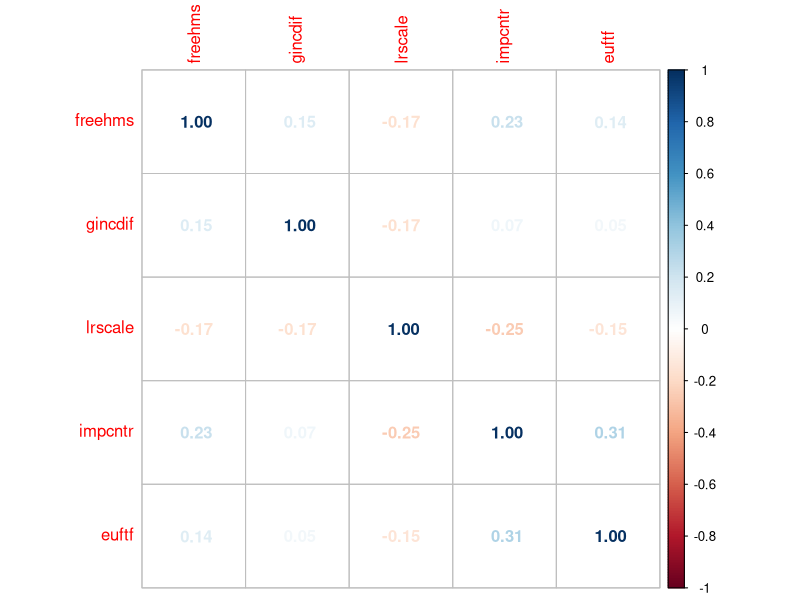
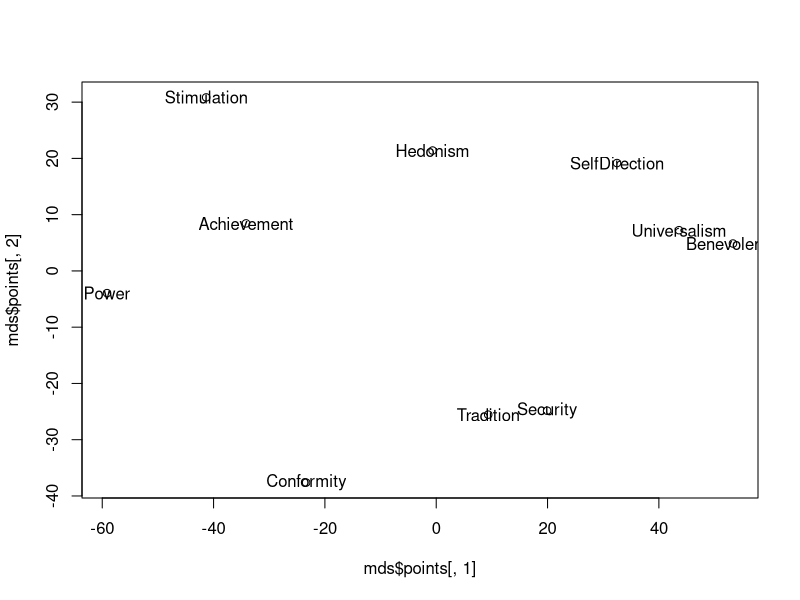
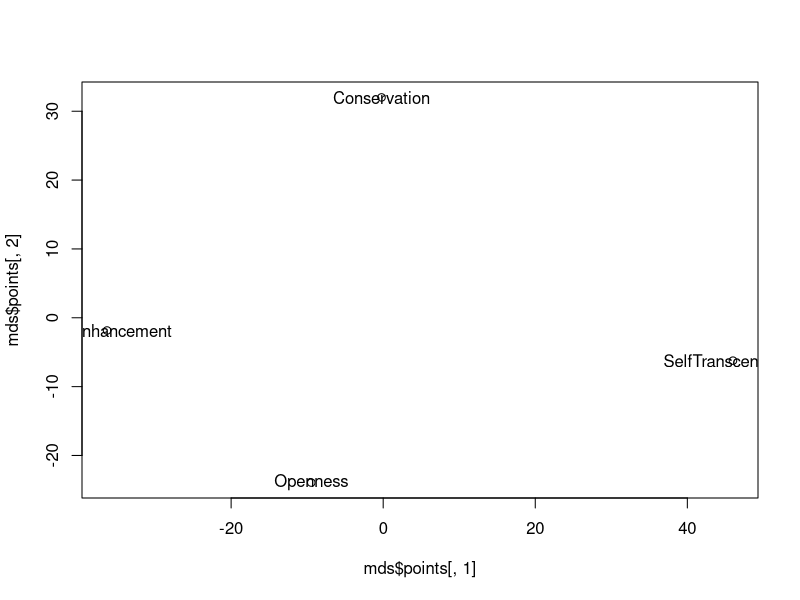
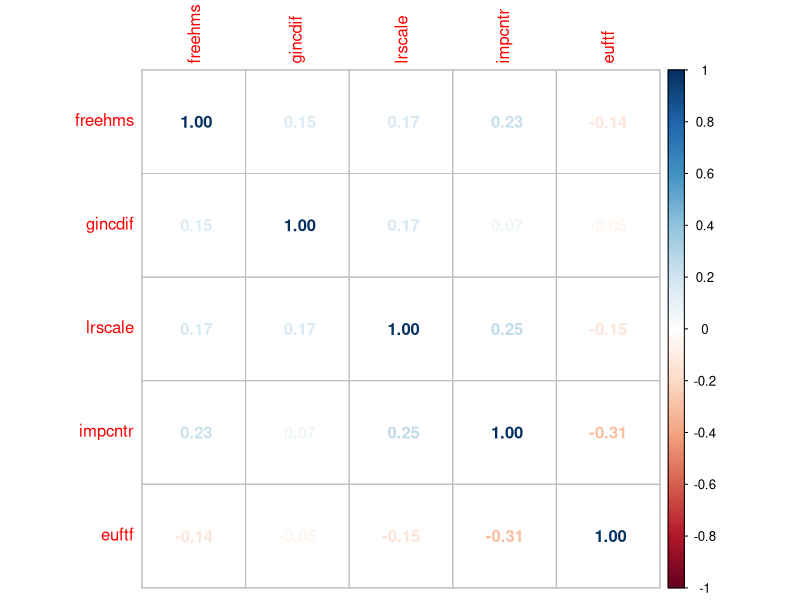
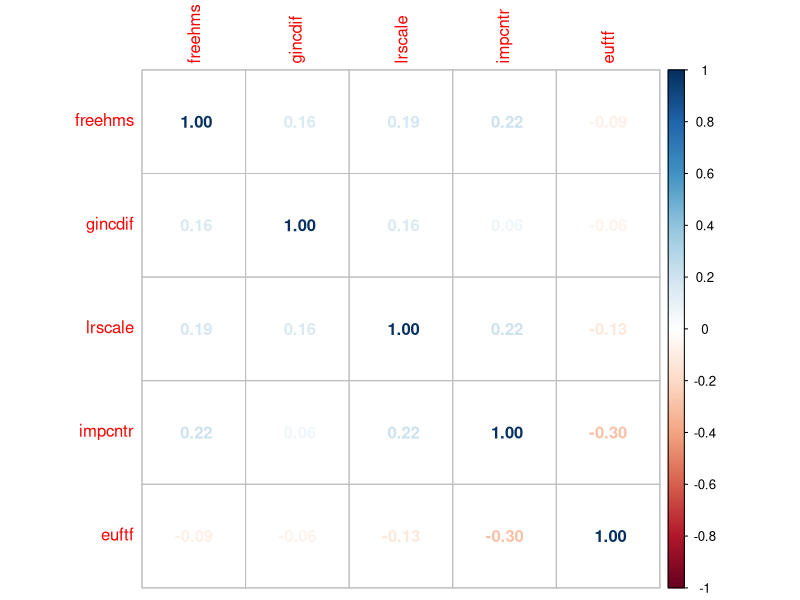
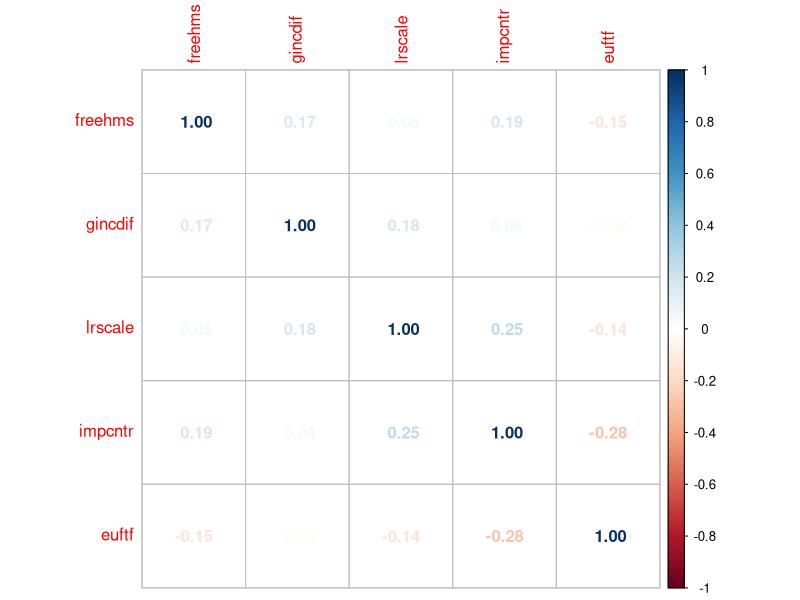
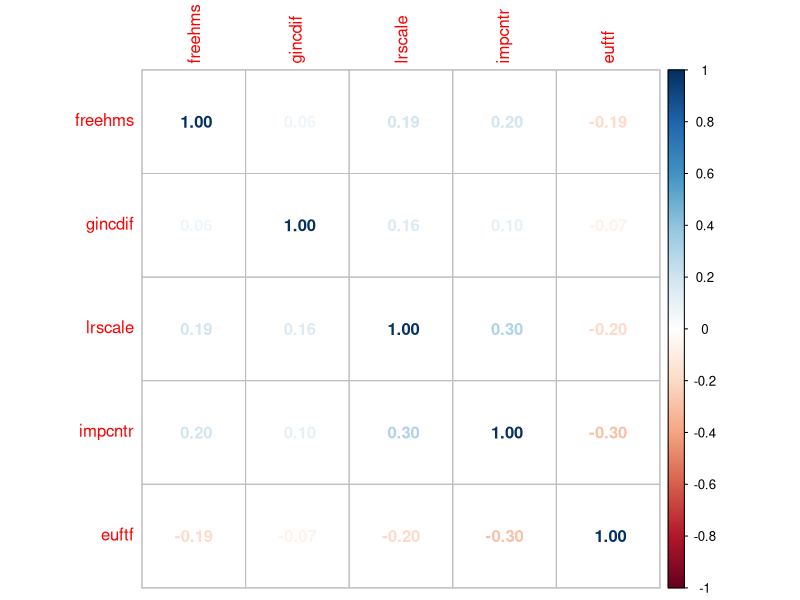
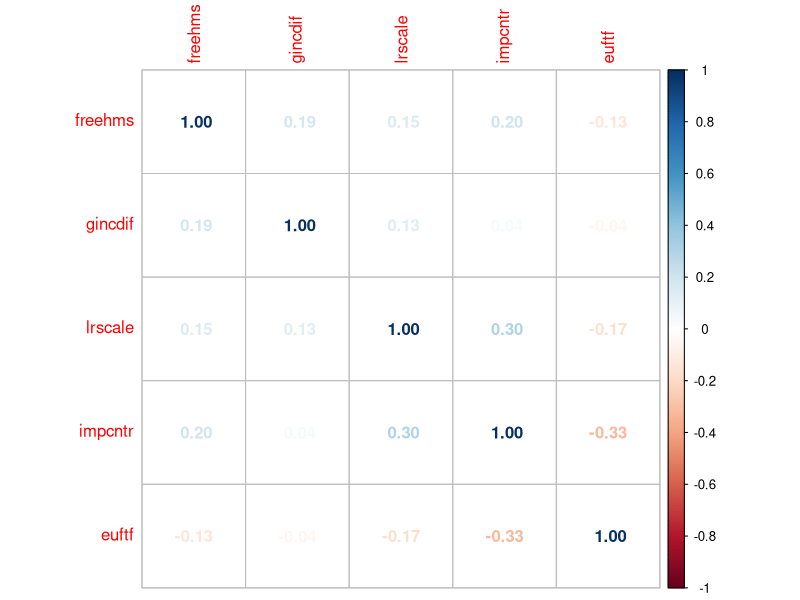

R code for these plots, in order:
#### Script for reading, cleaning and preparing data for other phases of procet of Group 12

## Encoding: windows-1250
## Edited:   2022-07-07 FranĂ?esko


## NOTES:
# 1) selection and filtering is done -- we have 26 vars (21 human values, 5 believes),
#  we have 2,126 observations, i.e. respondents which answer all our 26 questions!
#
# 2) generating of frequency table is not neat -- we might rewrite in more concise way,
#  'rstatix' package, or 'sjmisc' package might help here (Jan would love 'sjmisc', it mimics STATA!)
#
# 3) scaling of the values and finding correlations is done
# 
# 4) Human values are transformed into Schwartz values 


# Header ------------------------------------------------------------------

# cleaning the environment:
rm(list=ls())


# Loading packages:
library(readr)
library(tibble)
library(dplyr)
library(forcats)
library(writexl)
library(corrplot) 
library(tidyverse)

# Loading and cleaning data -----------------------------------------------
raw = read_csv('ESS9e03_1.csv') 
# Reading data from .csv file:
df = read_csv('ESS9e03_1.csv') %>% 
  # Selection of needed variables:
  select(idno, freehms, gincdif, lrscale, impcntr, euftf, ipcrtiv:impfun) %>% 
  # Filtering the cases -- cases with missing values on believes variables deleted:
  filter(freehms <= 5, gincdif <= 5, impcntr <= 4, 
         lrscale <= 10, euftf <= 10) 

# %>% 
#   # Another filtering -- cases where misses at least one human value are deleted:
#   rowwise() %>% filter(sum(across(ipcrtiv:impfun, ~ .x<=6 )) == 21) %>% ungroup()


# Transform attitude items and calculate correlations -------------------------

# Scaling data to values within [-1, 1]. 
# v' = -1 + 2* (v-m)/(M-m), where m is the lowest, M the highest possible answer
df_s =df %>% 
  mutate(
   across(c(freehms, gincdif), ~ -1 + (.x - 1)/(5-1)), 
   across(c(lrscale, euftf), ~ -1 + (.x - 0)/(10-0)), 
   impcntr = -1 + (impcntr - 1)/(4-1)
  )

# Flipping some scales:
# some questions are asked in a "negative" sense: 
# e.g. -1 --> "more immigrants" and 1 --> "less immigrants"
# we flip the sign of these questions. 
df_s$freehms <- df_s$freehms * -1
df_s$gincdif <- df_s$gincdif * -1
df_s$impcntr <- df_s$impcntr * -1

# calculate correlation coefficients of the value dimensions
attitudenames = c("freehms", "gincdif", "lrscale", "impcntr", "euftf")
df_cor <- df_s[attitudenames]
x <- cor(df_cor)
corrplot(x, method='number')


# Human values computation -----------------------------------------------------

valuenames <- c("ipcrtiv", "imprich", "ipeqopt", "ipshabt", "impsafe", "impdiff", "ipfrule", "ipudrst", 
  "ipmodst", "ipgdtim", "impfree", "iphlppl", "ipsuces", "ipstrgv", "ipadvnt", "ipbhprp",
  "iprspot", "iplylfr", "impenv",  "imptrad", "impfun")  

df_ten <- df |> select(idno, ipcrtiv:impfun) |> rowwise() |> 
  mutate(Conformity = mean(c_across(valuenames[c(7,16)])),
         Tradition = mean(c_across(valuenames[c(9,20)])),
         Benevolence = mean(c_across(valuenames[c(12,18)])),
         Universalism = mean(c_across(valuenames[c(3,8,19)])),
         SelfDirection = mean(c_across(valuenames[c(1,11)])),
         Stimulation = mean(c_across(valuenames[c(6,15)])),
         Hedonism = mean(c_across(valuenames[c(10,21)])),
         Achievement = mean(c_across(valuenames[c(4,13)])),
         Power = mean(c_across(valuenames[c(2,17)])),
         Security = mean(c_across(valuenames[c(5,14)])),
         mrat = mean(c_across(ipcrtiv:impfun)),
         mrat_median = median(c_across(ipcrtiv:impfun))) |> 
  ungroup() |> 
  mutate(across(Conformity:Security, function(x) x - mrat)) |> 
  mutate(Openness = (SelfDirection + Stimulation)/2,
         SelfEnhancement = (Hedonism + Achievement + Power)/3,
         Conservation = (Security + Conformity + Tradition)/3,
         SelfTranscendence = (Benevolence + Universalism)/2)
df_four <- df_ten[sample(nrow(df_ten)),] |> 
  select(idno, Openness:SelfTranscendence) |> 
  pivot_longer(Openness:SelfTranscendence) |> 
  group_by(idno) |> 
  mutate(rank = rank(value)) |> 
  group_by(idno) |> 
  summarize(Value1 = name[value == max(value)][1], 
            Value2 = name[value == min(value)][1],
            Consistent =
              str_starts(Value1,"Self") & str_starts(Value2,"Self") |
              Value1 == "Openness" & Value2 == "Conservation" |
              Value2 == "Openness" & Value1 == "Conservation") |> 
  mutate(ValueType = if_else(Consistent, Value1, "Erratic"))

mds <- df_ten |> select(Conformity:Security) |> t() |> dist() |> 
  cmdscale(eig = TRUE, k =2)
plot(mds$points[,1],mds$points[,2])
text(mds$points[,1],mds$points[,2],labels = row.names(mds$points))
mds <- df_ten |> select(Openness:SelfTranscendence) |> t() |> dist() |> 
  cmdscale(eig = TRUE, k =2)
plot(mds$points[,1],mds$points[,2])
text(mds$points[,1],mds$points[,2],labels = row.names(mds$points))




# Correlations on Subgroups

DF <- df |> left_join(df_four)
DF |> select(attitudenames) |>  cor() |> corrplot(method='number')
DF |> filter(Value1 == "SelfEnhancement") |> 
  select(attitudenames) |>  cor() |> corrplot(method='number')
DF |> filter(Value1 == "Openness") |> 
  select(attitudenames) |>  cor() |> corrplot(method='number')
DF |> filter(Value1 == "Conservation") |> 
  select(attitudenames) |>  cor() |> corrplot(method='number')


DF |> left_join(raw) |> filter(atchctr < 8, atchctr <= 10) |> 
  select(attitudenames) |>  cor() |> corrplot(method='number')
DF |> left_join(raw) |> filter(pray < 6, atchctr <= 7) |> 
  select(attitudenames) |>  cor() |> corrplot(method='number')

# Principal Component Analysis
DF |> select(attitudenames) |>  prcomp()
